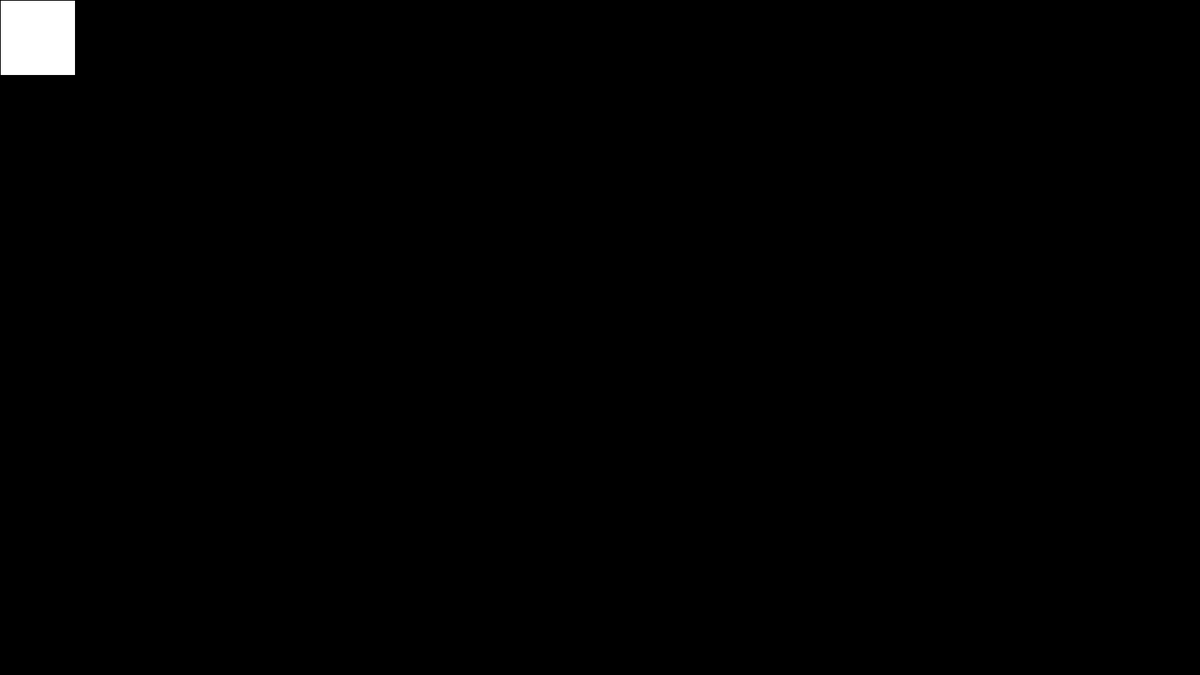
Frame 1 (no input)
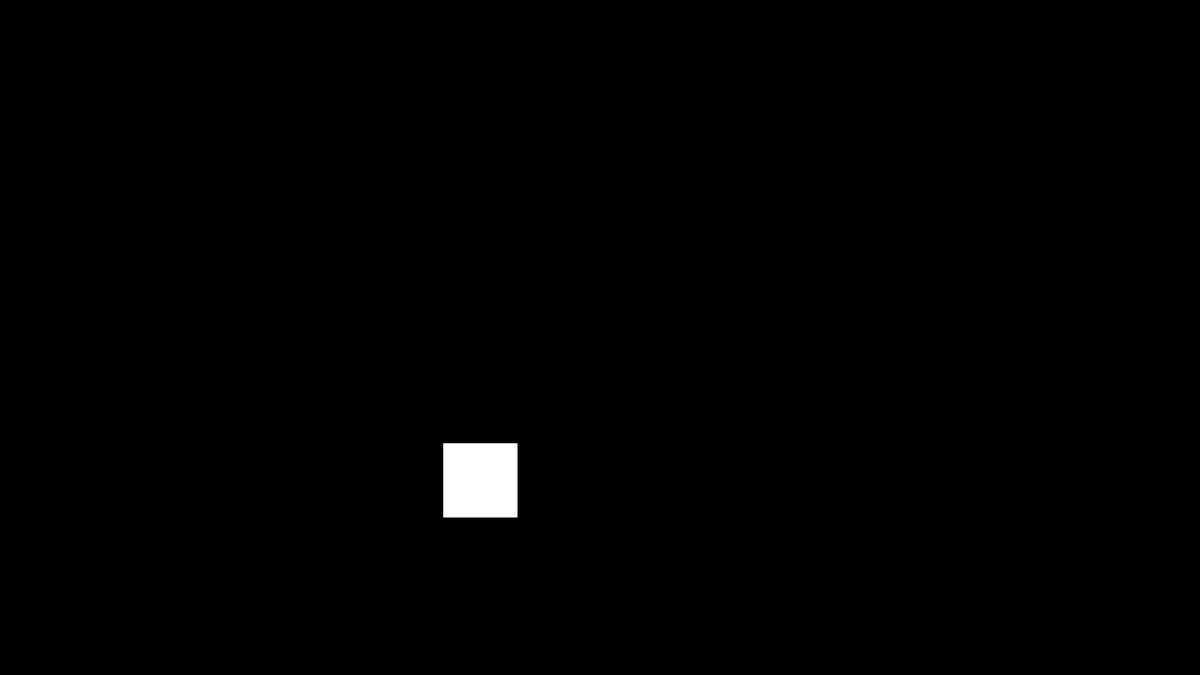
Frame 60 (the mouse pressed at the canvas centre just before this capture)
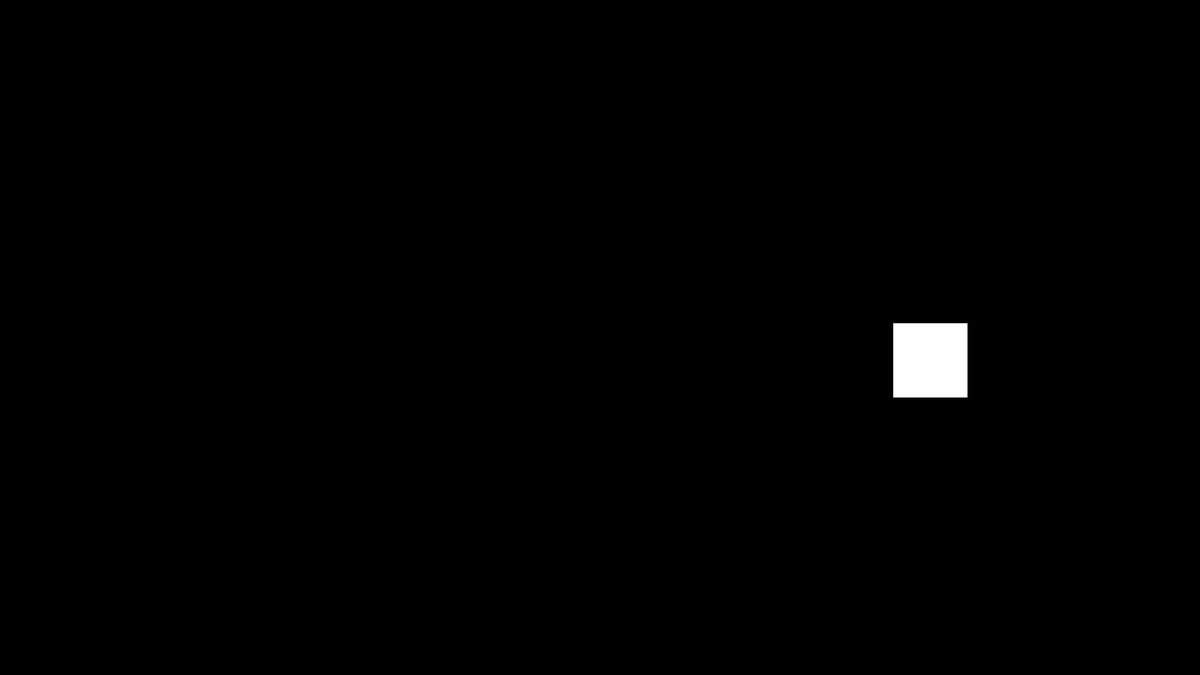
Frame 120 (the mouse held since frame 60 and released just before this capture)

The Processing sketch that drew these frames (run headless with seeded random() and noise(); from frame 60 on, the mouse is pressed at the canvas centre):

// Processing sketch: show
// ── show.pde
int x = 0;
int y = 0;
int speedx = 10;
int speedy = 10;

void setup() {
    size(1600, 900);
}

void draw() {
    background(0);
    rect(x, y, 100, 100);
    x += speedx;
    y += speedy;
    if (x > width - 100 || x < 0) {
        speedx = -speedx;
    }
    if (y > height - 100 || y < 0) {
        speedy = -speedy;
    }
}
